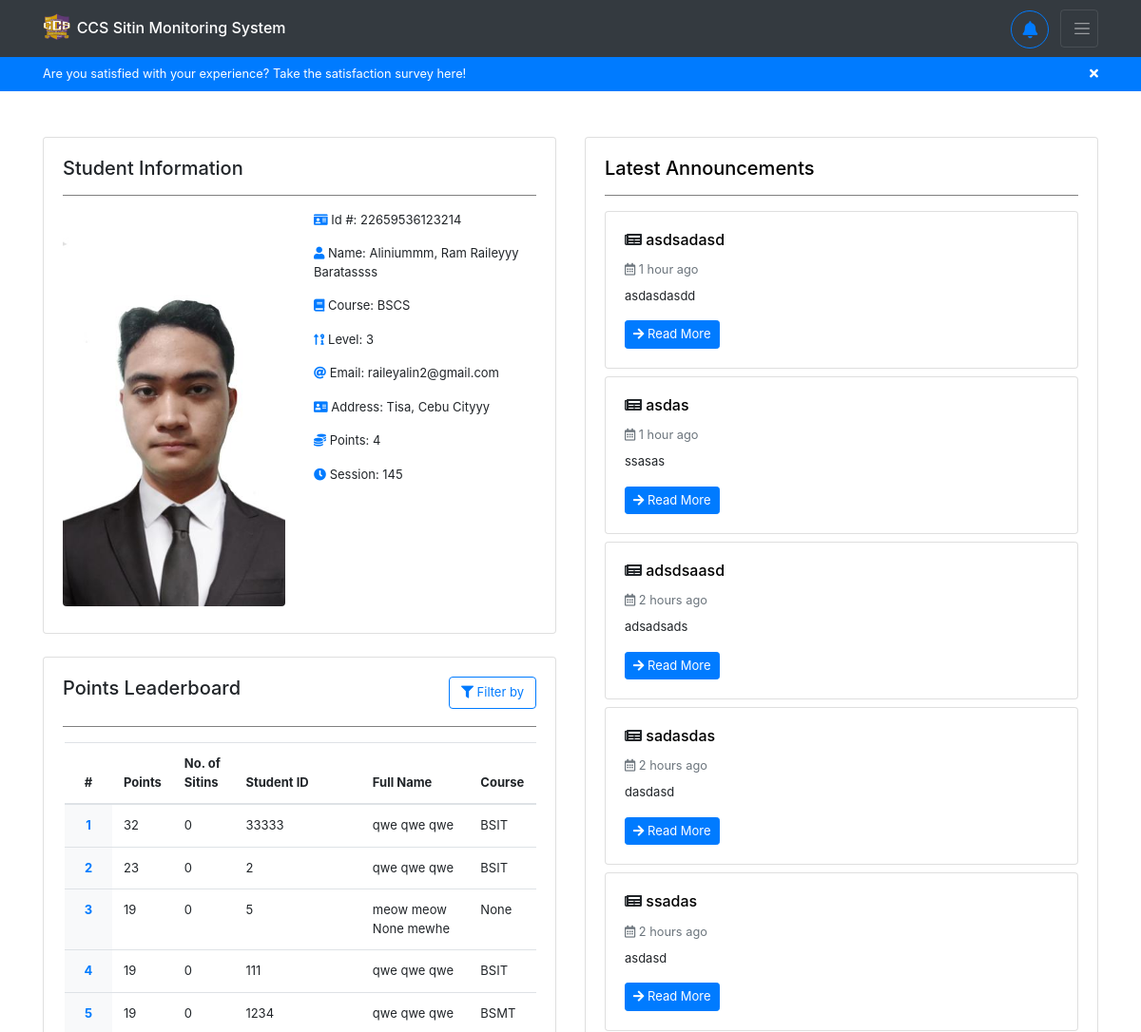
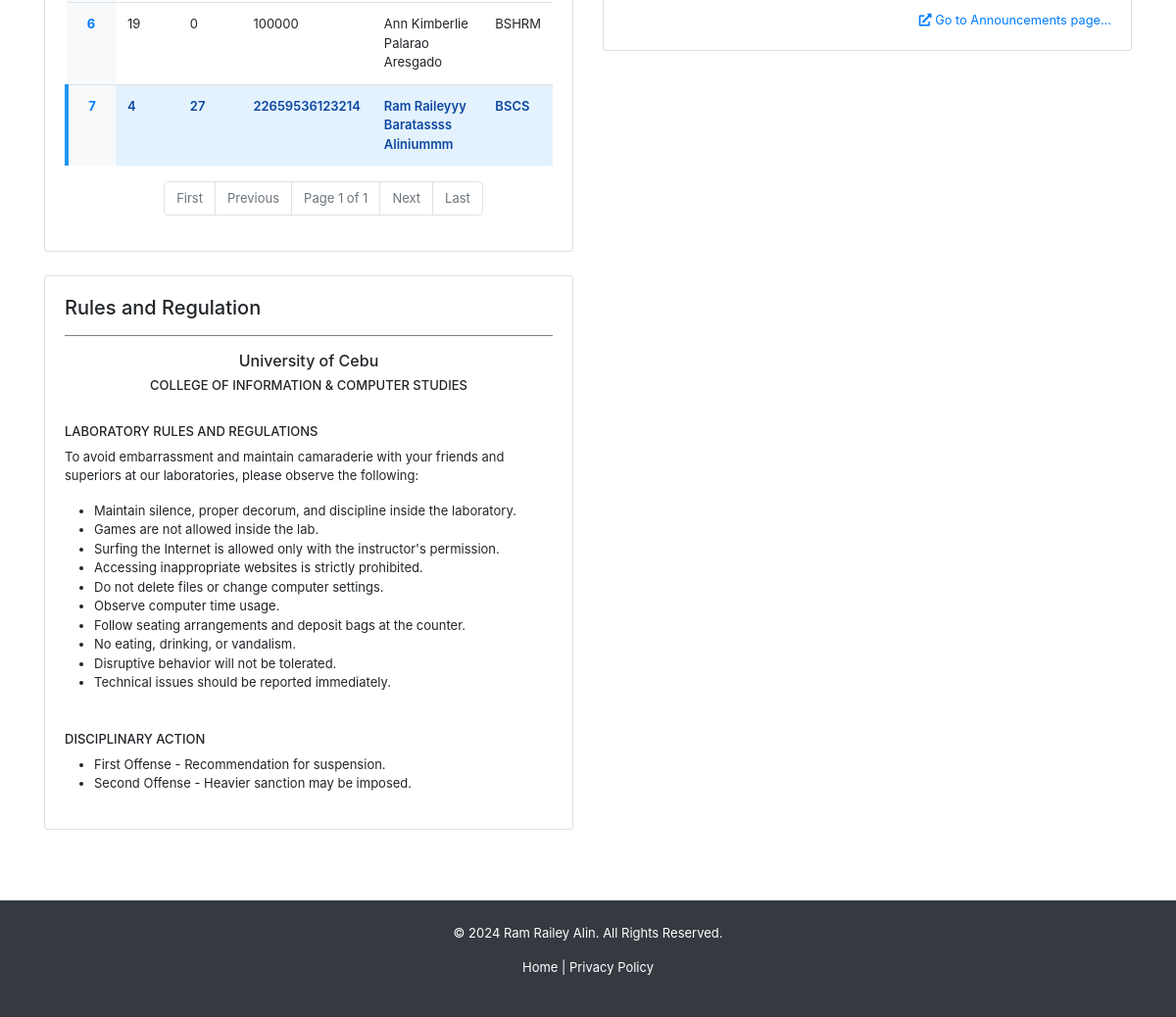
Page /home/ (signed in) on the committed database (2 pictures, top to bottom).
### backend/models.py (models this page shows, shortened)
class Registration(models.Model):
    idno = models.IntegerField(primary_key=True)
    lastname = models.CharField(max_length=80, null=True, blank=True)
    firstname = models.CharField(max_length=80, null=True, blank=True)
    middlename = models.CharField(max_length=80, null=True, blank=True)
    course = models.CharField(max_length=80, choices=COURSE_CHOICES, null=True, blank=True)
    level = models.IntegerField(null=True, choices=LEVEL_CHOICES, blank=True)
    email = models.EmailField(max_length=80, null=True, blank=True)
    address = models.CharField(max_length=255, null=True, blank=True)
    sessions = models.IntegerField(default=30, null=True, blank=True)
    points = models.IntegerField(default=0, null=True, blank=True)
    sitins_count = models.IntegerField(default=0, null=True, blank=True)
    profilepicture_og = models.ImageField(upload_to="profiles/", default="profiles/default.jpg", blank=True, null=True)
    profilepicture_lg = models.ImageField(upload_to="profiles/", default="profiles/default_lg.jpg", blank=True, null=True)
    profilepicture_md = models.ImageField(upload_to="profiles/", default="profiles/default_md.jpg", blank=True, null=True)
    profilepicture_sm = models.ImageField(upload_to="profiles/", default="profiles/default_sm.jpg", blank=True, null=True)
    study_load = models.ImageField(upload_to="schedules/", blank=True, null=True)
    profiledescription = models.TextField(blank=True, null=True)
    username = models.OneToOneField(User, on_delete=models.CASCADE)

class Announcement(models.Model):
    title = models.CharField(max_length=255, blank=True, null=True)
    content = models.TextField(blank=True, null=True)
    image = models.ImageField(upload_to="announcements/", default="announcements/announcement.jpg", blank=True, null=True)
    date = models.DateTimeField(auto_now_add=True)
    updated_at = models.DateTimeField(auto_now=True)
    superuser = models.ForeignKey(User, on_delete=models.CASCADE, limit_choices_to={'is_superuser': True})

### backend/views.py (the view)
# urls.py: path('home/', views.home, name='user-home'),
@login_required
def home(request):
    if request.user.is_authenticated:
        reg = Registration.objects.get(username=request.user)
        announcements = Announcement.objects.all().order_by('-date')[:5]
        students_leaderboard = Registration.objects.all().select_related('username').order_by('-points', '-sitins_count')
        is_top_performing = request.GET.get('is_top_performing')
        if is_top_performing == 'False':
            students_leaderboard = students_leaderboard.order_by('-sitins_count', '-points')
        paginator = Paginator(students_leaderboard, 10)
        page_number = request.GET.get('page')
        page_obj = paginator.get_page(page_number)
        return render(request, 'backend/pages/home.html', context={ 'registration': reg, 'announcements': announcements, 'students_leaderboard': page_obj })
    return redirect('/')

### backend/templates/backend/pages/home.html (shortened to what this page needs)
{% extends 'backend/base.html' %}
{% load static %}
{% load custom_filters %}
{% block content %}
<div class="container mt-5" id="home-container">
    <div class="row">
        <div class="col-lg-6 col-md-12">
            <div class="row">
                <div class="col-12 mb-4">
                    <div class="card">
                        <div class="card-body student-info-card">
                            <h5 class="card-title">Student Information</h5>
                            <hr />
                            <div class="row">
                                <div class="col-md-6 col-12 mb-2 d-flex justify-content-center">
                                    <div>
                                        <img
                                        src="{% if registration.profilepicture_md and registration.profilepicture_md.url %}{{ registration.profilepicture_md.url }}{% else %}{% static 'backend/images/default-avatar.jpg' %}{% endif %}"
                                        alt="profile picture" class="img-fluid rounded" />
                                    </div>
                                </div>
                                <div class="col-md-6 col-12">
                                    <p>
                                        <i class="fas fa-id-card"></i> Id #: {% if registration.idno%}{{ registration.idno }}{% else %}N/A{% endif %}
                                    </p>
                                    <p>
                                        <i class="fas fa-user"></i> Name:
                                        {% if registration.lastname or registration.firstname or registration.middlename %}
                                            {{ registration.lastname|default:'' }}{% if registration.lastname and registration.firstname %}, {% endif %}
                                            {{ registration.firstname|default:'' }}
                                            {{ registration.middlename|default:'' }}
                                        {% else %}
                                            N/A
                                        {% endif %}
                                    </p>
                                    <p>
                                        <i class="fas fa-book"></i> Course: {% if registration.course %}{{ registration.course }}{% else%}N/A{% endif %}
                                    </p>
                                    <p>
                                        <i class="fas fa-sort-numeric-up-alt"></i> Level: {% if registration.level %}{{ registration.level }}{% else %}N/A{%endif %}
                                    </p>
                                    <p>
                                        <i class="fas fa-at"></i> Email: {% if registration.email%}{{ registration.email }}{% else %}N/A{% endif %}
                                    </p>
                                    <p>
                                        <i class="fas fa-address-card"></i> Address: {% if registration.address %}{{ registration.address }}{% else%}N/A{% endif %}
                                    </p>
                                    <p>
                                        <i class="fas fa-coins"></i> Points: {% if registration.points %}{{ registration.points }}{% else %}N/A{% endif %}
                                    </p>
                                    <p>
                                        <i class="fas fa-clock"></i> Session: {% if registration.sessions %}{{ registration.sessions }}{% else%}N/A{% endif %}
                                    </p>
                                </div>
                            </div>
                        </div>
                    </div>
                </div>
                <div class="col-12 mb-4">
                    <div class="card shadow">
                        <div class="card-body">
                            <div class="d-flex justify-content-between">
                                <h5 class="card-title">Points Leaderboard</h5>
                                <div class="dropdown">
                                    <button class="btn btn-outline-primary rounded dropdown-toggle" type="button" id="leaderboardFilterDropdown" data-toggle="dropdown" aria-expanded="false">
                                        <i class="fas fa-filter"></i> Filter by
                                    </button>
                                </div>
                            </div>
                            <hr />
                            <div class="table-responsive">
                                <table class="table">
                                    <thead>
                                        <tr>
                                            <th class="text-center" style="width: 50px;">#</th>
                                            <th>Points</th>
                                            <th>No. of Sitins</th>
                                            <th>Student ID</th>
                                            <th>Full Name</th>
                                            <th>Course</th>
                                        </tr>
                                    </thead>
                                    <tbody>
                                        {% for user in students_leaderboard %}
                                        <tr
                                            {% if request.user.id == user.username.id %}
                                            class="highlight"
                                            {% endif %}
                                            >
                                            <td class="text-center font-weight-bold text-primary" style="background-color: #f8f9fa;">{{ forloop.counter }}</td>
                                            <td>{{ user.points }}</td>
                                            <td>{{ user.sitins_count }}</td>
                                            <td>{{ user.idno }}</td>
                                            <td>{{ user.firstname }} {{ user.middlename }} {{ user.lastname }}</td>
                                            <td>{{ user.course }}</td>
                                        </tr>
                                        {% empty %}
                                        <tr>
                                            <td colspan="6" class="text-center text-muted">No leaderboard data available</td>
                                        </tr>
                                        {% endfor %}
                                    </tbody>
                                </table>
                            </div>
                            <ul class="pagination pagination-ul justify-content-center">
                                <li class="page-item {% if not students_leaderboard.has_previous %}disabled{% endif %}" {% if not students_leaderboard.has_previous %}style="cursor: not-allowed;"{% endif %}>
                                    <a class="page-link" href="?page=1">First</a>
                                </li>
                                <li class="page-item {% if not students_leaderboard.has_previous %}disabled{% endif %}" {% if not students_leaderboard.has_previous %}style="cursor: not-allowed;"{% endif %}>
                                    <a class="page-link" href="?page={% if students_leaderboard.has_previous %}{{ students_leaderboard.previous_page_number }}{% else %}#{% endif %}">Previous</a>
                                </li>
                                <li class="page-item disabled">
                                    <span class="page-link">Page {{ students_leaderboard.number }} of {{ students_leaderboard.paginator.num_pages }}</span>
                                </li>
                                <li class="page-item {% if not students_leaderboard.has_next %}disabled{% endif %}" {% if not students_leaderboard.has_next %}style="cursor: not-allowed;"{% endif %}>
                                    <a class="page-link" href="?page={% if students_leaderboard.has_next %}{{ students_leaderboard.next_page_number }}{% else %}#{% endif %}">Next</a>
                                </li>
                                <li class="page-item {% if not students_leaderboard.has_next %}disabled{% endif %}" {% if not students_leaderboard.has_next %}style="cursor: not-allowed;"{% endif %}>
                                    <a class="page-link" href="?page={{ students_leaderboard.paginator.num_pages }}">Last</a>
                                </li>
                            </ul>
                        </div>
                    </div>
                </div>
                <div class="col-12 mb-4">
                    <div class="card">
                        <div class="card-body">
                            <h5>Rules and Regulation</h5>
                            <hr />
                            <div class="text-center">
                                <h6>University of Cebu</h6>
                                <h6 style="font-size: small">
                                    COLLEGE OF INFORMATION & COMPUTER STUDIES
                                </h6>
                            </div>
                            <br />
                            <h6 style="font-size: small">LABORATORY RULES AND REGULATIONS</h6>
                            <p>
                                To avoid embarrassment and maintain camaraderie with your
                                friends and superiors at our laboratories, please observe the
                                following:
                            </p>
                            <ul>
                                <li>
                                    Maintain silence, proper decorum, and discipline inside the
                                    laboratory.
                                </li>
                                <li>Games are not allowed inside the lab.</li>
                                <li>
                                    Surfing the Internet is allowed only with the instructor's
                                    permission.
                                </li>
                                <li>
                                    Accessing inappropriate websites is strictly prohibited.
                                </li>
                                <li>Do not delete files or change computer settings.</li>
                                <li>Observe computer time usage.</li>
                                <li>
                                    Follow seating arrangements and deposit bags at the counter.
                                </li>
                                <li>No eating, drinking, or vandalism.</li>
                                <li>Disruptive behavior will not be tolerated.</li>
                                <li>Technical issues should be reported immediately.</li>
                            </ul>
                            <br />
                            <h6 style="font-size: small">DISCIPLINARY ACTION</h6>
                            <ul>
                                <li>First Offense - Recommendation for suspension.</li>
                                <li>Second Offense - Heavier sanction may be imposed.</li>
                            </ul>
                        </div>
                    </div>
                </div>
            </div>
        </div>
        <div class="col-lg-6 col-md-12">
            <div class="row">
                <div class="col-12 mb-4">
                    <div class="card shadow">
                        <div class="card-body">
                            <h5 class="card-title">
                                <a href="{% url 'user-announcements' %}" style="color: black;">Latest Announcements</a>
                            </h5>
                            <hr />
                            {% for announcement in announcements %}
                            <div class="card mb-2 border-left-primary shadow-sm">
                                <div class="card-body">
                                    <h6>
                                        <i class="fas fa-newspaper"></i>
                                        <a href="{% url 'user-announcement' announcement.id %}" style="color: black;">{{ announcement.title }}</a>
                                    </h6>
                                    <small class="text-muted">
                                        <i class="far fa-calendar-alt"></i> {{ announcement.date|time_ago }}
                                    </small>
                                    <p class="mt-2">{{ announcement.content|truncatechars:"300" }}</p>
                                    <a href="{% url 'user-announcement' announcement.id %}" class="btn btn-sm btn-primary">
                                        <i class="fas fa-arrow-right"></i> Read More
                                    </a>
                                </div>
                            </div>
                            {% empty %}
                            <p class="text-center text-muted">No announcements available.</p>
                            {% endfor %}
                            <div class="text-right mt-2">
                                <a class="small text-primary" href="{% url 'user-announcements' %}">
                                    <i class="fas fa-external-link-alt"></i> Go to Announcements page...
                                </a>
                            </div>
                        </div>
                    </div>
                </div>
            </div>
        </div>
    </div>
</div>
{% endblock %}

### rows in the picture
Registration: profilepicture_md (picture), idno "22659536123214", lastname "Aliniummm", firstname "Ram Raileyyy", middlename "Baratassss", course "BSCS", level "3", email "raileyalin2@gmail.com", address "Tisa, Cebu Cityyy", points "4", sessions "145", sitins_count "27"
Registration: points "32", sitins_count "0", idno "33333", firstname "qwe", middlename "qwe", lastname "qwe", course "BSIT"
Registration: points "23", sitins_count "0", idno "2", firstname "qwe", middlename "qwe", lastname "qwe", course "BSIT"
Registration: points "19", sitins_count "0", idno "5", firstname "meow meow", middlename "None", lastname "mewhe", course "None"
Registration: points "19", sitins_count "0", idno "111", firstname "qwe", middlename "qwe", lastname "qwe", course "BSIT"
Registration: points "19", sitins_count "0", idno "1234", firstname "qwe", middlename "qwe", lastname "qwe", course "BSMT"
Registration: points "19", sitins_count "0", idno "100000", firstname "Ann Kimberlie", middlename "Palarao", lastname "Aresgado", course "BSHRM"
Announcement: title "asdsadasd", date "1 hour ago", content "asdasdasdd"
Announcement: title "asdas", date "1 hour ago", content "ssasas"
Announcement: title "adsdsaasd", date "2 hours ago", content "adsadsads"
Announcement: title "sadasdas", date "2 hours ago", content "dasdasd"
Announcement: title "ssadas", date "2 hours ago", content "asdasd"

### other values in the picture
{{ students_leaderboard.number }} "1"
{{ students_leaderboard.paginator.num_pages }} "1"
